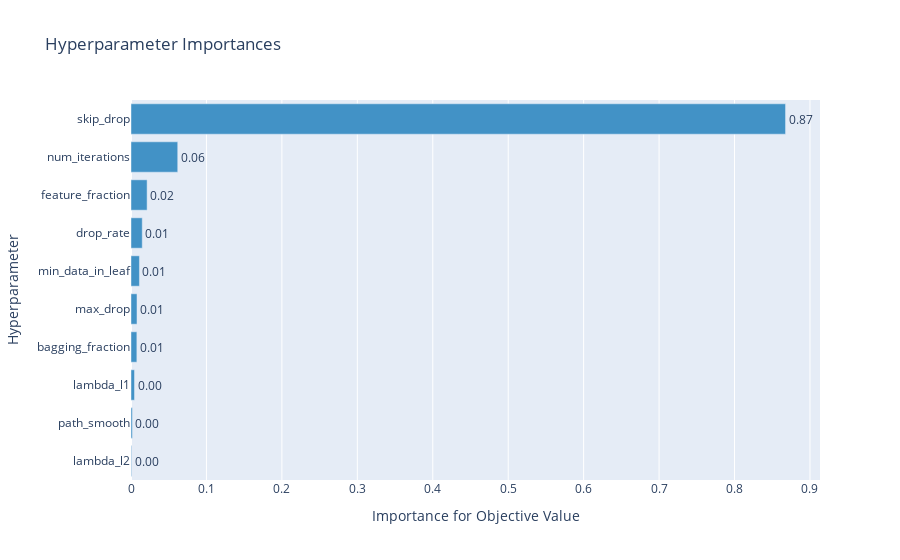

Notebook code cell kept with this figure:
### Code cell
plot_param_importances(study)

### Figure 1 — Plotly figure (JSON) as saved in the notebook; plotly's stock layout.template omitted (floating-point values rounded to 4 significant figures)
{"data": [{"cliponaxis": false, "hovertemplate": ["lambda_l2 (LogUniformDistribution): 0.0007925767326901588<extra></extra>", "path_smooth (UniformDistribution): 0.0018173914603257612<extra></extra>", "lambda_l1 (LogUniformDistribution): 0.0046589743479484155<extra></extra>", "bagging_fraction (DiscreteUniformDistribution): 0.007774686951343678<extra></extra>", "max_drop (IntUniformDistribution): 0.007942458440338362<extra></extra>", "min_data_in_leaf (IntUniformDistribution): 0.011169544037150468<extra></extra>", "drop_rate (DiscreteUniformDistribution): 0.014916434739323543<extra></extra>", "feature_fraction (DiscreteUniformDistribution): 0.021350321421242133<extra></extra>", "num_iterations (IntUniformDistribution): 0.06195138745655688<extra></extra>", "skip_drop (DiscreteUniformDistribution): 0.8676262244130806<extra></extra>"], "marker": {"color": "rgb(66,146,198)"}, "orientation": "h", "text": ["0.0007925767326901588", "0.0018173914603257612", "0.0046589743479484155", "0.007774686951343678", "0.007942458440338362", "0.011169544037150468", "0.014916434739323543", "0.021350321421242133", "0.06195138745655688", "0.8676262244130806"], "textposition": "outside", "texttemplate": "%{text:.2f}", "type": "bar", "x": [0.0007926, 0.001817, 0.004659, 0.007775, 0.007942, 0.01117, 0.01492, 0.02135, 0.06195, 0.8676], "y": ["lambda_l2", "path_smooth", "lambda_l1", "bagging_fraction", "max_drop", "min_data_in_leaf", "drop_rate", "feature_fraction", "num_iterations", "skip_drop"]}], "layout": {"autosize": true, "showlegend": false, "title": {"text": "Hyperparameter Importances"}, "xaxis": {"autorange": true, "range": [0, 0.9133], "title": {"text": "Importance for Objective Value"}, "type": "linear"}, "yaxis": {"autorange": true, "range": [-0.5, 9.5], "title": {"text": "Hyperparameter"}, "type": "category"}}}
